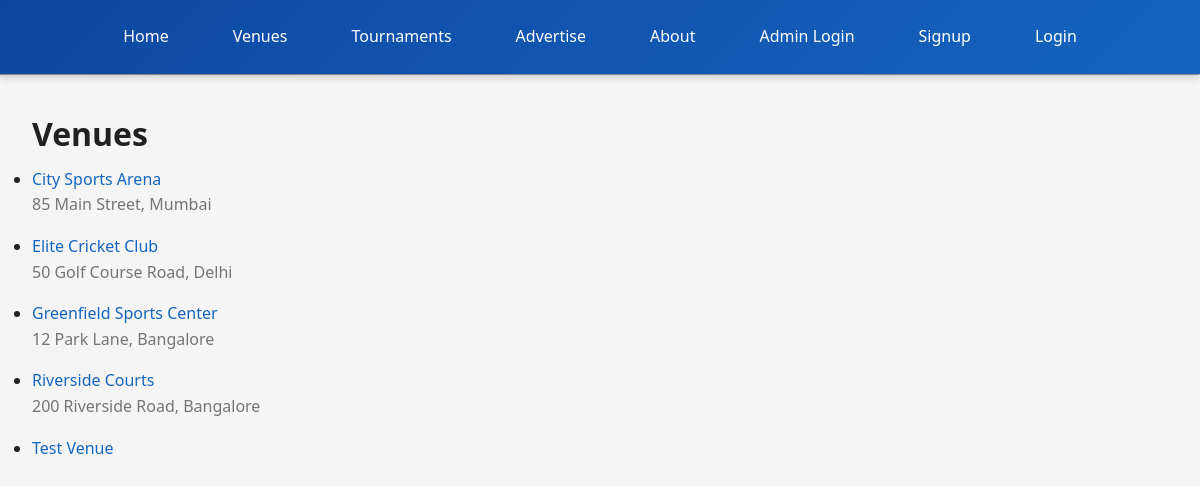
Screenshot of /booking/venues/ with the database file from the repository.
### booking/models.py (models this page shows, shortened)
class Venue(models.Model):
    name = models.CharField(max_length=100)
    address = models.TextField(blank=True)
    city = models.CharField(max_length=100, blank=True)
    phone = models.CharField(max_length=15, blank=True)
    email = models.EmailField(blank=True)
    description = models.TextField(blank=True)
    rating = models.FloatField(default=4.5, validators=[MinValueValidator(0), MaxValueValidator(5)])
    created_at = models.DateTimeField(default=timezone.now)
    class Meta:
        ordering = ['name']

### booking/views.py (the view)
# urls.py: path('venues/', venue_list, name='venue_list'),
def venue_list(request):
    venues = Venue.objects.all()
    return render(request, 'booking/venues.html', {'venues': venues})

### booking/context_processors.py (called while the page is built)
def active_ads(request):
    today = timezone.now().date()
    active_ads_qs = Advertisement.objects.filter(is_active=True, start_date__lte=today, end_date__gte=today)
    ads_by_position = {choice[0]: [] for choice in Advertisement.POSITION_CHOICES}
    for ad in active_ads_qs:
        ads_by_position.setdefault(ad.position, []).append(ad)
    return {
        'active_ads': ads_by_position,
    }

### myproject/context_processors.py (called while the page is built)
def admin_email(request):
    return {'ADMIN_EMAIL': settings.ADMIN_EMAIL}

### templates/booking/venues.html
{% extends 'base.html' %}
{% block content %}
<div class="container">
    <h2>Venues</h2>
    {% if venues %}
        <ul>
            {% for v in venues %}
                <li>
                    <a href="{% url 'venue_detail' v.pk %}">{{ v.name }}</a>
                    <p>{{ v.address|truncatechars:80 }}</p>
                </li>
            {% endfor %}
        </ul>
    {% else %}
        <p>No venues yet.</p>
    {% endif %}
</div>
{% endblock %}

### static/css/style.css (style rules this page uses)
:root { --primary-color: #1565c0; --primary-dark: #0d47a1; --primary-light: #42a5f5; --accent-color: #ff6f00; --success-color: #2e7d32; --danger-color: #c62828; --warning-color: #f57c00; --neutral-bg: #f5f5f5; --neutral-border: #e0e0e0; --text-primary: #212121; --text-secondary: #757575; --shadow-sm: 0 2px 4px rgba(0,0,0,0.1); --shadow-md: 0 4px 8px rgba(0,0,0,0.15); --shadow-lg: 0 8px 16px rgba(0,0,0,0.2); }
* { margin: 0; padding: 0; box-sizing: border-box; }
html { scroll-behavior: smooth; }
body { font-family: 'Segoe UI', Tahoma, Geneva, Verdana, sans-serif; background-color: var(--neutral-bg); color: var(--text-primary); line-height: 1.6; }
h1, h2, h3, h4, h5, h6 { font-weight: 600; margin-bottom: 0.5rem; color: var(--text-primary); }
h2 { font-size: 2rem; }
p { color: var(--text-secondary); margin-bottom: 1rem; }
a { color: var(--primary-color); text-decoration: none; transition: color 0.3s ease; }
.container { max-width: 1200px; margin: 2rem auto; padding: 0 2rem; width: 100%; }

### rows the page displays
Venue: name "City Sports Arena", address "85 Main Street, Mumbai"
Venue: name "Elite Cricket Club", address "50 Golf Course Road, Delhi"
Venue: name "Greenfield Sports Center", address "12 Park Lane, Bangalore"
Venue: name "Riverside Courts", address "200 Riverside Road, Bangalore"
Venue: name "Test Venue"
